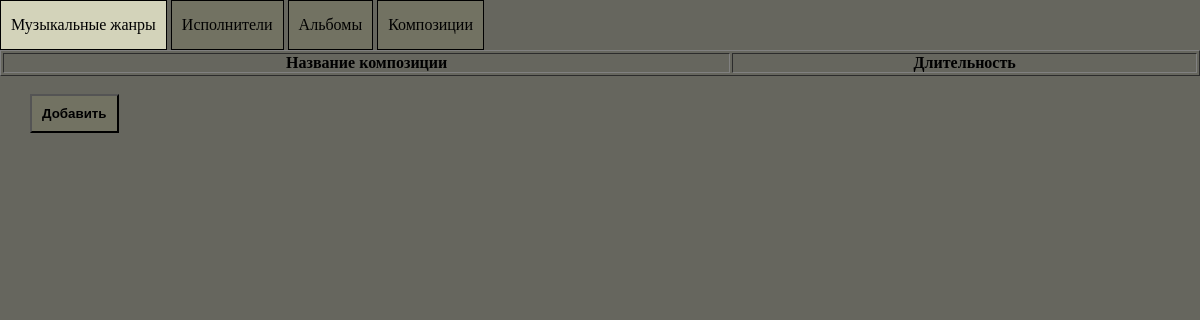
Before: /posts/compositions/ with the older database file.
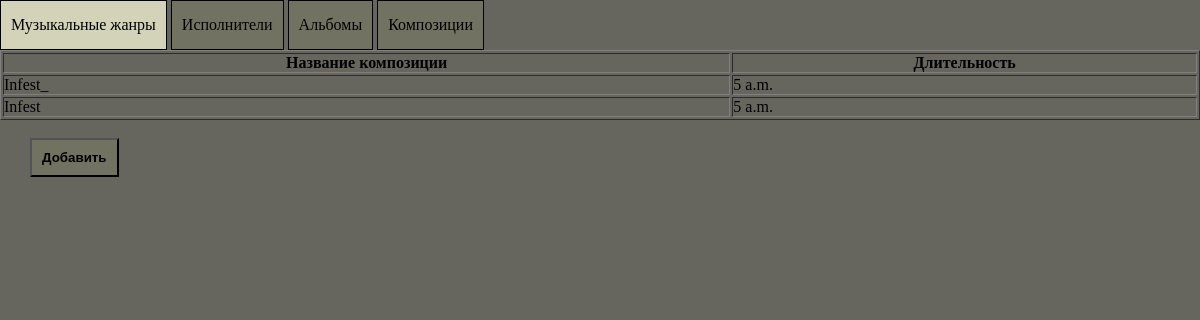
After: the same page with the newer database file.
### posts/models.py (models this page shows, shortened)
class Composition(models.Model):
    composition_id = models.AutoField(primary_key=True, verbose_name='ID композиции')
    genre_id = models.ForeignKey(MusicGenre, on_delete=models.CASCADE, verbose_name='ID жанра')
    album_id = models.ForeignKey(Album, on_delete=models.CASCADE, verbose_name='ID альбома')
    composition_title = models.CharField(max_length=50, verbose_name='Название композиции')
    composition_duration = models.TimeField(auto_now=False, auto_now_add=False, verbose_name='Длительность')
    composition_text = models.CharField(max_length=1000, verbose_name='Текст композиции')
    class Meta:
        verbose_name = 'Композиция'
        verbose_name_plural = 'Композиции'

### posts/views.py (the view)
# urls.py: url(r'posts/compositions/$', compositions_page),
def compositions_page(request):
    compositions = Composition.objects.select_related('genre_id', 'album_id')
    context = {'title': 'Композиции'}
    if compositions is not None:
        context['queryset'] = compositions
    return render(request, 'posts/compositions.html', context)

### posts/templates/posts/compositions.html
{% extends 'posts/page_template.html' %}
{% block content %}
<table border="1" width="100%">
    <tr>
        <th>Название композиции</th>
        <th>Длительность</th>
    </tr>
    {% for i in queryset %}
        <tr>
            <td><a href="/posts/compositions/{{ i.composition_id }}">{{ i.composition_title }}</a></td>
            <td>{{ i.composition_duration }}</td>
        </tr>
    {% endfor %}
</table>
<br>
<input class="add-element-button" type="button" value="Добавить" id="add-composition-button">
{% endblock %}

### posts/templates/posts/page_template.html (shortened to what this page needs)
<!DOCTYPE html>
{% load static %}
<html lang="ru">
<head>
</head>
<link rel="stylesheet" href="{% static  'css/sections_style.css' %}">
<body>
<div class="table-title" id="genres">Музыкальные жанры</div>
<div class="table-title" id="artists">Исполнители</div>
<div class="table-title" id="albums">Альбомы</div>
<div class="table-title" id="compositions">Композиции</div>
    {% block content %}
    {% endblock %}
</body>
</html>

### posts/static/css/sections_style.css (style rules this page uses)
*, *:after, *:before { box-sizing: border-box; padding: 0; margin: 0; }
:root { --title-bg-color: #727262; --title-bg-color-chosen: #d3d3ba; --title-border: 1px solid #000000; --title-border-chosen: 1px solid #d3d3ba; }
body { background-color: #66665e; }
.table-title { display: inline-block; background-color: var(--title-bg-color); user-select: none; padding: 15px 10px; border: var(--title-border); }

### posts/templates/posts/page_template.html (style rules this page uses)
a { color:#000000; text-decoration: none; }
.add-element-button { padding: 10px; margin-left: 30px; background-color: var(--title-bg-color); font-weight: bold; }

Changed rows visible on the page:
added Composition: composition_title "Infest_", composition_duration "5 a.m."
added Composition: composition_title "Infest", composition_duration "5 a.m."
